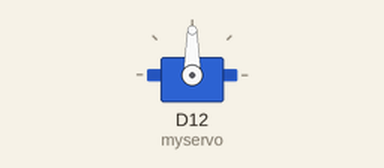
Recording of a sketch running on a simulated Arduino Due. Parts: servo.

Above: at 0.05 s.
At 0.95 s:
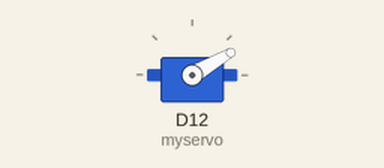
At 2.0 s:
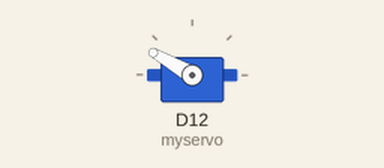
Timing chart, 0 to 4.6 s (numbered marks = the images above):
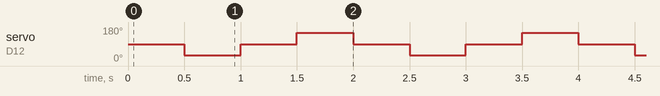

The sketch:

servo.ino
```cpp
#include <Servo.h>

//www.elegoo.com
//2018.12.19
#include <Servo.h>
Servo myservo;

void setup(){
  myservo.attach(12);
  myservo.write(90);// move servos to center position -> 90°
}
void loop(){
  myservo.write(90);// move servos to center position -> 90°
  delay(500);
  myservo.write(30);// move servos to center position -> 60°
  delay(500);
  myservo.write(90);// move servos to center position -> 90°
  delay(500);
  myservo.write(150);// move servos to center position -> 120°
  delay(500);
}
```

Measured:
- by itself, servo on D12 (myservo): repeats every 2.0 s: 90° 0.50 s, 150° 0.50 s, 90° 0.50 s, 30° 0.50 s
